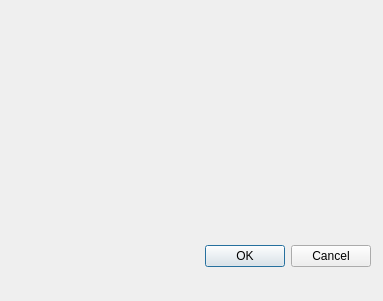
<?xml version="1.0" encoding="UTF-8"?>
<ui version="4.0">
 <class>Dialog</class>
 <widget class="QDialog" name="Dialog">
  <property name="geometry">
   <rect>
    <x>0</x>
    <y>0</y>
    <width>383</width>
    <height>301</height>
   </rect>
  </property>
  <property name="windowTitle">
   <string>Dialog</string>
  </property>
  <widget class="QDialogButtonBox" name="buttonBox">
   <property name="geometry">
    <rect>
     <x>30</x>
     <y>240</y>
     <width>341</width>
     <height>32</height>
    </rect>
   </property>
   <property name="orientation">
    <enum>Qt::Horizontal</enum>
   </property>
   <property name="standardButtons">
    <set>QDialogButtonBox::Cancel|QDialogButtonBox::Ok</set>
   </property>
  </widget>
 </widget>
 <resources/>
 <connections>
  <connection>
   <sender>buttonBox</sender>
   <signal>accepted()</signal>
   <receiver>Dialog</receiver>
   <slot>accept()</slot>
   <hints>
    <hint type="sourcelabel">
     <x>248</x>
     <y>254</y>
    </hint>
    <hint type="destinationlabel">
     <x>157</x>
     <y>274</y>
    </hint>
   </hints>
  </connection>
  <connection>
   <sender>buttonBox</sender>
   <signal>rejected()</signal>
   <receiver>Dialog</receiver>
   <slot>reject()</slot>
   <hints>
    <hint type="sourcelabel">
     <x>316</x>
     <y>260</y>
    </hint>
    <hint type="destinationlabel">
     <x>286</x>
     <y>274</y>
    </hint>
   </hints>
  </connection>
 </connections>
</ui>
